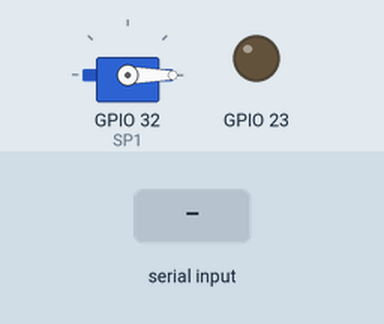
The sketch below on a simulated ESP32. Parts: servo, output pins drawn as LEDs (lit = HIGH). The inputs (shaded band) are chosen by the test bench. What the sketch prints to the serial monitor is not drawn.

Above: at 1.2 s.
1.3 s: "n" received over Serial
At 1.9 s:
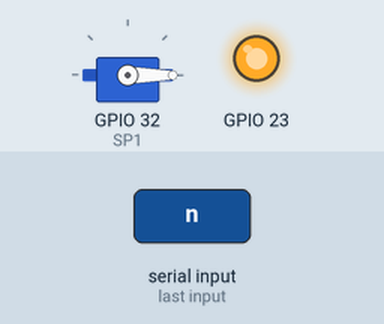
4.3 s: "m" received over Serial
At 5.5 s:
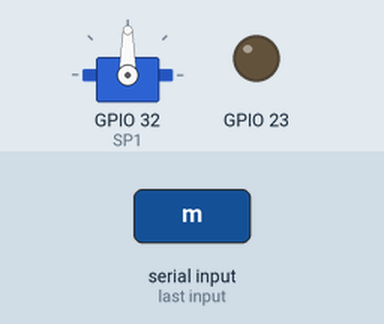
5.8 s: "n" received over Serial
At 6.7 s:
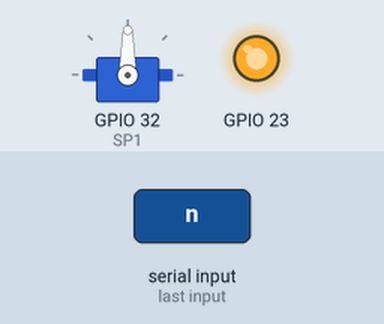
8.8 s: "m" received over Serial
At 9.1 s:
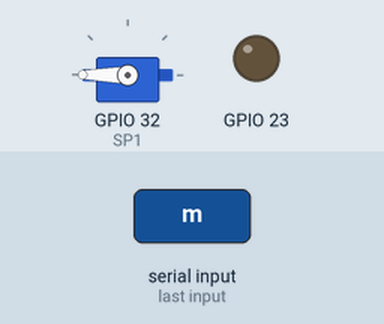
Timing chart, 0 to 11.3 s (numbered marks = the images above; inputs shaded):
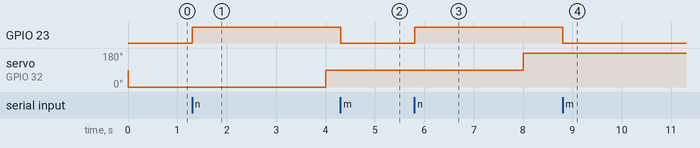

Measured:
- after the input at 1.3 s, GPIO 23: LOW → HIGH at once
- after the input at 4.3 s, GPIO 23: HIGH → LOW at once
- after the input at 5.8 s, GPIO 23: LOW → HIGH at once
- after the input at 8.8 s, GPIO 23: HIGH → LOW at once

The sketch:

multi_LED_servo.ino
```cpp
//ESPでマルチタスク+シリアル入力でLチカ+サーボ
#include <ESP32Servo.h>

byte val = 0;

#define SP1 32

Servo myServo1;

// プロトタイプ宣言
void taskServo(void *pvParameters);
void taskLED(void *pvParameters);

void setup() {
    Serial.begin(115200);

    myServo1.attach(SP1);

    // GPIOピンモードを設定
    pinMode(23, OUTPUT);
    digitalWrite(23, LOW);

    // FreeRTOSを使用してタスクを作成
    xTaskCreate(taskServo, "TaskServo", 2048, NULL, 1, NULL);
    xTaskCreate(taskLED, "TaskLED", 2048, NULL, 1, NULL);
}

void loop() {
  // メインループは空。すべての処理はタスクで行われる。
}

void taskServo(void *pvParameters) {
  while (true) {
    myServo1.write(0);
    delay(4000);
    myServo1.write(90);
    delay(4000);
    myServo1.write(180);
    delay(4000);
    myServo1.write(90);
    delay(4000);
  }
}

void taskLED(void *pvParameters) {
  while (true) {
    if (Serial.available() > 0) {
      val = Serial.read();

      if(val == 'n') {
          Serial.println("点灯");
          digitalWrite(23, HIGH);
      } else if (val == 'm'){
          Serial.println("消灯");
          digitalWrite(23, LOW);
      }
    }
    delay(100); // 少し待機してCPU使用率を下げる
  }
}
```
